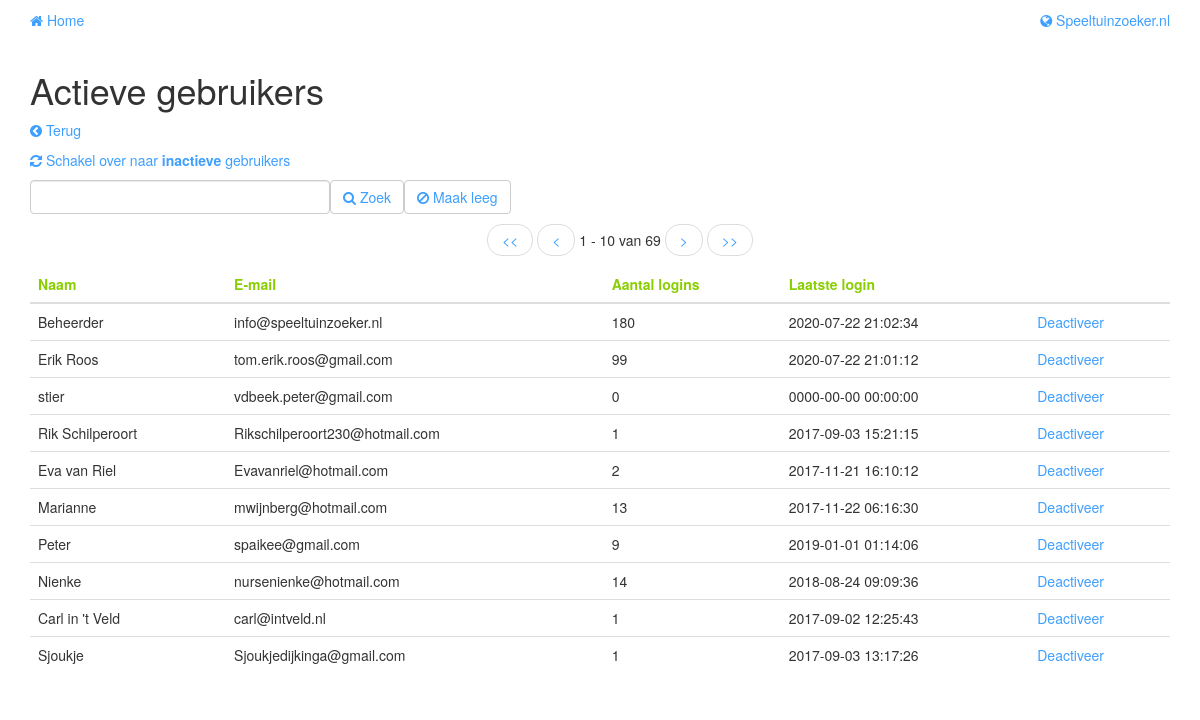
The page /admin/users.php on the database as committed earlier.
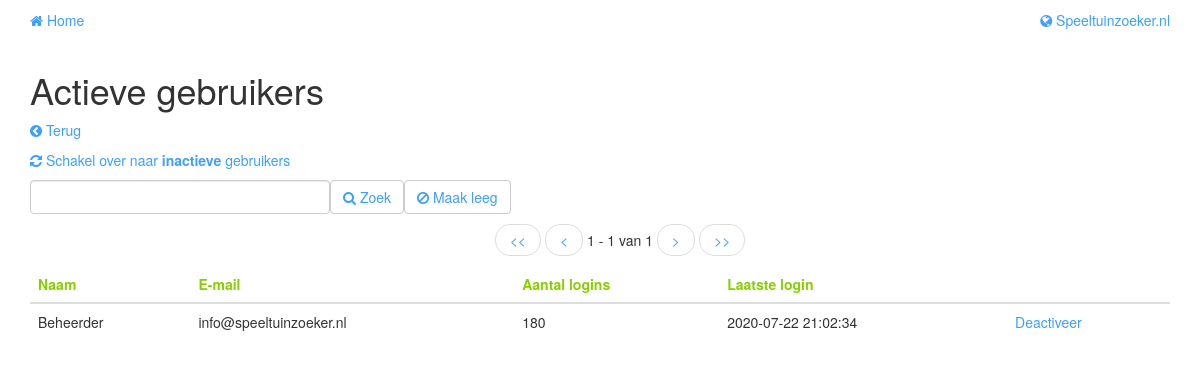
The same page on the database as committed later.
### tables this page shows
CREATE TABLE `user` (
  `id` int(11) NOT NULL,
  `naam` varchar(255) NOT NULL,
  `email` varchar(255) NOT NULL,
  `password` varchar(255) NOT NULL,
  `admin` tinyint(1) NOT NULL DEFAULT 0,
  `active` tinyint(1) NOT NULL,
  `activation_code` varchar(255) NOT NULL,
  `last_login` datetime NOT NULL,
  `nr_of_logins` int(10) NOT NULL,
  `password_generated` tinyint(1) NOT NULL DEFAULT 0
);

### admin/users.php (called while the page is built, shortened)
<?php
require_once "./inc/functions.php";
$db = new Db();
$db->connect();
$start = get_request_value("start", 0);
$size = get_request_value("size", 10);
$active = get_request_value("active", 1);
$q = get_request_value("q", "");
if ($active == 0) {
	$pageTitle = "Inactieve gebruikers";
} else {
	$pageTitle = "Actieve gebruikers";
}
$user = new User($db);
$rows = $user->getAllUsers($active, $start, $size, $q);
$totalSize = $user->getTotalNr($active, $q);
include "tpl/users.tpl.php";

### admin/inc/functions.php (called while the page is built, shortened)
<?php
function get_request_value($name, $default) {
	if (isset($_POST[$name])) {
		return $_POST[$name];
	} else if (isset($_GET[$name])) {
		return $_GET[$name];
	} else {
		return $default;
	}
}

### lib/user.class.php (called while the page is built, shortened)
<?php
class User
{
	private $db;
	function __construct($db = null, $id = 0) {
		$this->db = $db;
	}
	public function getAllUsers($active = 1, $start = 0, $size = 10, $q = "") {
		$allUsers = [];
		$whereClause = "";
		$limitClause = "LIMIT " . $start . "," . $size;
		$res = $this->db->query(sprintf("SELECT * FROM user WHERE active = %d%s %s", $active, $whereClause, $limitClause));
		while ($row = $res->fetch_assoc()) {
			$allUsers[] = $row;
		}
		return $allUsers;
	}
	public function getTotalNr($active = 1, $q = "") {
		$whereClause = "";
		$res = $this->db->query(sprintf("SELECT COUNT(*) AS totNr FROM user WHERE active = %d%s", $active, $whereClause));
		if ($res !== false) {
			if ($row = $res->fetch_assoc()) {
				return $row["totNr"];
			}
		}
		return 0;
	}
}

### lib/db.class.php (called while the page is built, shortened)
<?php
class Db {
	private $link = null;
	public function connect() {
		if ($this->link == null) {
			$this->link = mysqli_connect(DB_HOST, DB_USER, DB_PASS, DB_NAME);
		}
		return $this->link;
	}
	public function query($query) {
		return mysqli_query($this->link, $query);
	}
}

### admin/tpl/users.tpl.php (the view, shortened to what this page needs)
<?php
include_once "./inc/header.php";
?>
<h1><?php echo $pageTitle; ?></h1>
<p><a href="./index.php"><i class="fa fa-chevron-circle-left" aria-hidden="true"></i>&nbsp;Terug</a></p>
<p>
<?php if ($active == 1): ?>
	<a href="users.php?active=0"><i class="fa fa-refresh" aria-hidden="true"></i>&nbsp;Schakel over naar <strong>inactieve</strong> gebruikers</a>
<?php else: ?>
	<a href="users.php?active=1"><i class="fa fa-refresh" aria-hidden="true"></i>&nbsp;Schakel over naar <strong>actieve</strong> gebruikers</a>
<?php endif; ?>
</p>
<div class="search">
	<form method="get" action="users.php">
		<input type="text" id="q" name="q" value="<?php echo $q; ?>" class="form-control" />
		<button id="search-btn" value="Zoek" class="btn btn-default"><i class='fa fa-search' aria-hidden='true'></i>&nbsp;Zoek</button>
		<button id="clear-search-btn" value="Maak leeg" class="btn btn-default"><i class='fa fa-ban' aria-hidden='true'></i>&nbsp;Maak leeg</button>
	</form>
</div>
<div class="betweenbar"></div>
<?php if (empty($q)): ?>
<div id="pager">
	<span class="pager">
		<ul>
			<li><a href="users.php?active=<?php echo $active; ?>&start=0&size=<?php echo $size; ?>">&lt;&lt;</a></li>
			<li><a href="users.php?active=<?php echo $active; ?>&start=<?php echo max(0, ($start - $size)); ?>&size=<?php echo $size; ?>">&lt;</a></li>
			<li><?php echo $start + 1; ?> - <?php echo min($totalSize, ($start + $size)); ?> van <?php echo $totalSize; ?></a></li>
			<li><a href="users.php?active=<?php echo $active; ?>&start=<?php $newStart = min($totalSize, ($start + $size)); echo ($newStart - ($newStart % $size)); ?>&size=<?php echo $size; ?>">&gt;</a></li>
			<li><a href="users.php?active=<?php echo $active; ?>&start=<?php echo ($totalSize - ($totalSize % $size)); ?>&size=<?php echo $size; ?>">&gt;&gt;</a></li>
		</ul>
	</span>
</div>
<?php endif; ?>
<div class="table-responsive">
	<table class="table">
		<thead>
			<tr>
				<th>Naam</th>
				<th>E-mail</th>
				<th>Aantal logins</th>
				<th>Laatste login</th>
				<th></th>
			</tr>
		</thead>
		<tbody>
		<?php foreach ($rows as $row): ?>
			<tr>
				<td><?php echo $row["naam"]; ?></td>
				<td><?php echo $row["email"]; ?></td>
				<td><?php echo $row["nr_of_logins"]; ?></td>
				<td><?php echo $row["last_login"]; ?></td>
				<?php if ($active == 0): ?>
					<td><a href="users.php?del=<?php echo $row["id"]; ?>&start=<?php echo $start; ?>&active=<?php echo $active;?>">Verwijder</a></td>
				<?php else: ?>
					<td><a href="deactivate.php?id=<?php echo $row["id"]; ?>&start=<?php echo $start; ?>&active=<?php echo $active;?>">Deactiveer</a></td>
				<?php endif; ?>
			</tr>
		<?php endforeach; ?>
		</tbody>
	</table>
</div>

### admin/inc/header.php (shortened to what this page needs)
<!DOCTYPE html>
<html lang="en">
<head>
	<link href="<?php echo BASE_URL; ?>css/bootstrap.min.css" rel="stylesheet">
	<link href="<?php echo BASE_URL; ?>font-awesome-4.7.0/css/font-awesome.min.css" rel="stylesheet">
    <link rel="stylesheet" type="text/css" href="<?php echo BASE_URL; ?>slick/slick.css">
    <link rel="stylesheet" type="text/css" href="<?php echo BASE_URL; ?>slick/slick-theme.css"/>
	<link href="<?php echo BASE_URL; ?>css/speeltuinzoeker.css" rel="stylesheet">
	<link href="<?php echo BASE_URL; ?>css/speeltuinzoeker-responsive.css" rel="stylesheet">
</head>
<body>
	<div class="container">
		<nav id="mainMenu">
		  <div class="navWide">
		  	<div class="wideDiv">
			  	<a href="index.php"><i class="fa fa-home" aria-hidden="true"></i>&nbsp;Home</a>
				<a href="../index.php" class="admin"><i class="fa fa-globe" aria-hidden="true"></i>&nbsp;Speeltuinzoeker.nl</a>
			  </div>
		  </div>
		</nav>

### css/speeltuinzoeker.css (style rules this page uses)
.betweenbar { clear: left; height: 10px; }
.btn-default { color: #3E9FFF; }
nav { overflow: hidden; padding: 10px 0 20px 0; }
nav .navWide { display: none; margin: 0 auto; }
nav .navWide .wideDiv a { display: inline-block; padding-right: 20px; }
nav .navWide .wideDiv a.admin { float: right; padding-right: 0px; }
a { color: #3E9FFF; text-decoration: none; }
th { color: #88CE00; }
.search input#q { float: left; width: 300px; }
.search button#search-btn { float: left; }
.search button#clear-search-btn { float: left; }

### css/speeltuinzoeker-responsive.css (style rules this page uses)
@media (min-width: 601px) { nav .navWide { display: block; } }

Rows that differ between the two databases and show on the page:
removed user: naam "Erik Roos", email "tom.erik.roos@gmail.com", nr_of_logins "99", last_login "2020-07-22 21:01:12"
removed user: naam "stier", email "vdbeek.peter@gmail.com", nr_of_logins "0", last_login "0000-00-00 00:00:00"
removed user: naam "Rik Schilperoort", email "Rikschilperoort230@hotmail.com", nr_of_logins "1", last_login "2017-09-03 15:21:15"
removed user: naam "Eva van Riel", email "Evavanriel@hotmail.com", nr_of_logins "2", last_login "2017-11-21 16:10:12"
removed user: naam "Marianne", email "mwijnberg@hotmail.com", nr_of_logins "13", last_login "2017-11-22 06:16:30"
removed user: naam "Peter", email "spaikee@gmail.com", nr_of_logins "9", last_login "2019-01-01 01:14:06"
removed user: naam "Nienke", email "nursenienke@hotmail.com", nr_of_logins "14", last_login "2018-08-24 09:09:36"
removed user: naam "Carl in 't Veld", email "carl@intveld.nl", nr_of_logins "1", last_login "2017-09-02 12:25:43"
removed user: naam "Sjoukje", email "Sjoukjedijkinga@gmail.com", nr_of_logins "1", last_login "2017-09-03 13:17:26"
Other text that changed with them:
min($totalSize, ($start + $size)): "10" → "1"
$totalSize: "69" → "1"
